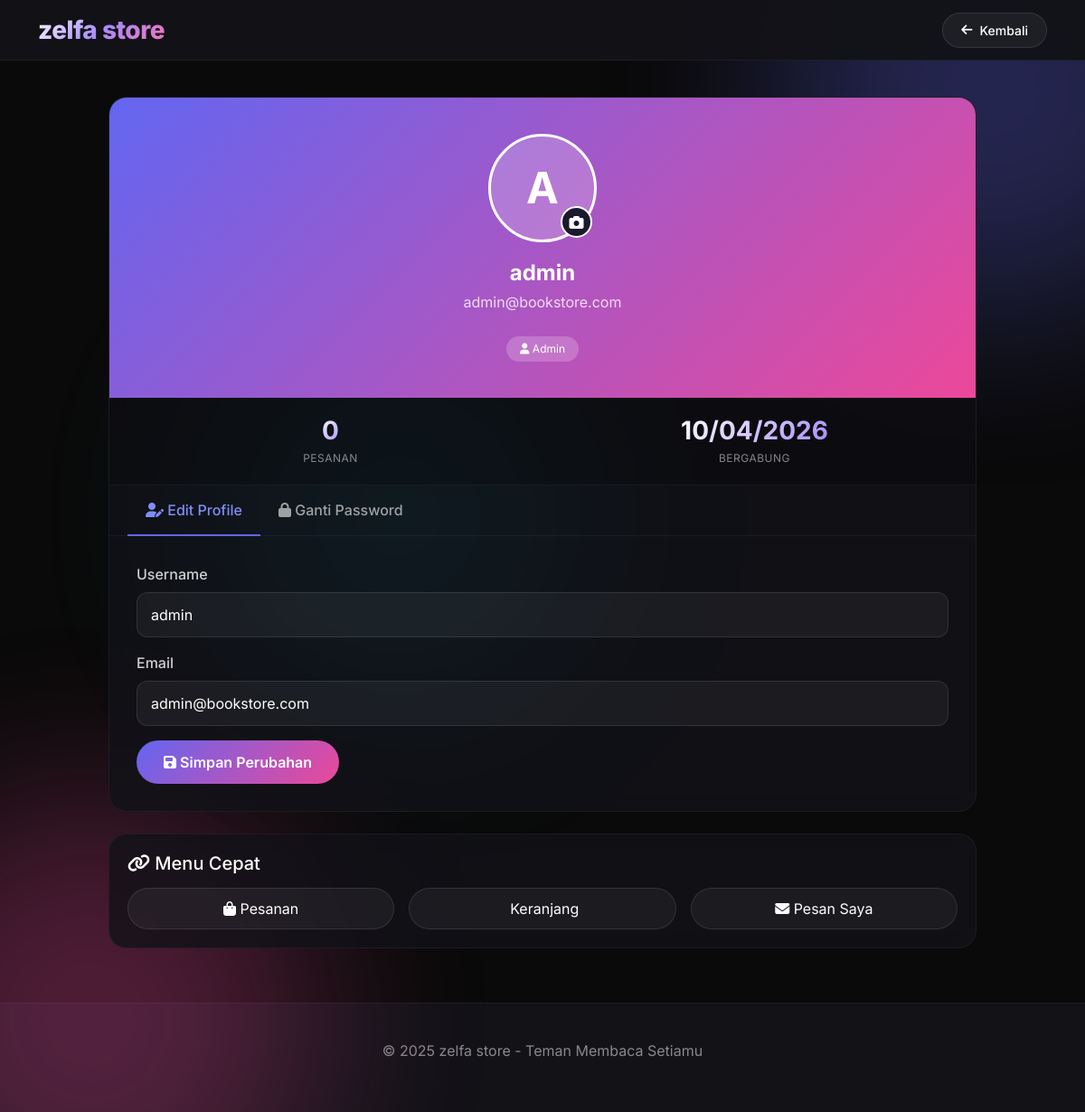
The app's page /profile.php (signed in) with its own data.
### tables this page shows
CREATE TABLE IF NOT EXISTS `users` (
  `id_user` int NOT NULL AUTO_INCREMENT,
  `username` varchar(50) NOT NULL,
  `email` varchar(100) DEFAULT NULL,
  `no_telepon` varchar(20) DEFAULT NULL,
  `alamat` text,
  `phone` varchar(20) DEFAULT NULL,
  `address` text,
  `password` varchar(255) NOT NULL,
  `nama_lengkap` varchar(100) NOT NULL,
  `role` enum('admin','user') NOT NULL DEFAULT 'user',
  `created_at` timestamp NOT NULL DEFAULT CURRENT_TIMESTAMP,
  `updated_at` timestamp NOT NULL DEFAULT CURRENT_TIMESTAMP,
  `foto_profil` varchar(255) DEFAULT NULL,
  PRIMARY KEY (`id_user`)
);

### profile.php (the view, shortened to what this page needs)
<?php
$servername = "localhost";
$username = "root";
$password = "";
$dbname = "bookstore";
$conn = new mysqli($servername, $username, $password, $dbname);
$userId = $_SESSION['user_id'];
$result = $conn->query("SELECT id_user, username, email, role, foto_profil, created_at FROM users WHERE id_user = $userId");
$userData = $result->fetch_assoc();
$totalOrders = $conn->query("SELECT COUNT(*) as total FROM orders WHERE id_user = $userId")->fetch_assoc()['total'];
?>
<!DOCTYPE html>
<html lang="en">
<head>
    <link href="https://cdn.jsdelivr.net/npm/bootstrap@5.1.3/dist/css/bootstrap.min.css" rel="stylesheet">
    <link rel="stylesheet" href="https://cdnjs.cloudflare.com/ajax/libs/font-awesome/6.4.0/css/all.min.css">
</head>
<body>
    <div class="bg-animation">
        <div class="bg-blur blur-1"></div>
        <div class="bg-blur blur-2"></div>
        <div class="bg-blur blur-3"></div>
    </div>
    <nav class="navbar navbar-expand-lg navbar-custom">
        <div class="container">
            <div class="logo-text">zelfa store</div>
            <a href="javascript:history.back()" class="btn-back">
                <i class="fas fa-arrow-left"></i> Kembali
            </a>
        </div>
    </nav>
    <div class="profile-container">
        <div class="profile-card">
            <div class="profile-header">
                <div class="profile-avatar">
                    <?php if (!empty($userData['foto_profil']) && file_exists('asset/profile/' . $userData['foto_profil'])): ?>
                        <img src="asset/profile/<?php echo $userData['foto_profil']; ?>" alt="Profile">
                    <?php else: ?>
                        <div class="avatar-placeholder">
                            <?php echo strtoupper(substr($userData['username'], 0, 1)); ?>
                        </div>
                    <?php endif; ?>
                    <div class="camera-icon" data-bs-toggle="modal" data-bs-target="#uploadModal">
                        <i class="fas fa-camera"></i>
                    </div>
                </div>
                <h3 class="profile-name"><?php echo htmlspecialchars($userData['username']); ?></h3>
                <p class="profile-email"><?php echo htmlspecialchars($userData['email']); ?></p>
                <span class="profile-role">
                    <i class="fas fa-user"></i> <?php echo $userData['role'] == 'admin' ? 'Admin' : 'Member'; ?>
                </span>
            </div>
            <div class="stats-grid">
                <div class="stat-item">
                    <div class="stat-number"><?php echo $totalOrders; ?></div>
                    <div class="stat-label">Pesanan</div>
                </div>
                <div class="stat-item">
                    <div class="stat-number"><?php echo date('d/m/Y', strtotime($userData['created_at'])); ?></div>
                    <div class="stat-label">Bergabung</div>
                </div>
            </div>
            <ul class="nav nav-tabs" role="tablist">
                <li class="nav-item">
                    <button class="nav-link active" data-bs-toggle="tab" data-bs-target="#editProfile">
                        <i class="fas fa-user-edit"></i> Edit Profile
                    </button>
                </li>
                <li class="nav-item">
                    <button class="nav-link" data-bs-toggle="tab" data-bs-target="#changePassword">
                        <i class="fas fa-lock"></i> Ganti Password
                    </button>
                </li>
            </ul>
            <div class="tab-content">
                <div class="tab-pane fade show active" id="editProfile">
                    <form method="POST">
                        <div class="mb-3">
                            <label class="form-label">Username</label>
                            <input type="text" class="form-control" name="username" value="<?php echo htmlspecialchars($userData['username']); ?>" required>
                        </div>
                        <div class="mb-3">
                            <label class="form-label">Email</label>
                            <input type="email" class="form-control" name="email" value="<?php echo htmlspecialchars($userData['email']); ?>" required>
                        </div>
                        <button type="submit" name="update_profile" class="btn-primary-custom">
                            <i class="fas fa-save"></i> Simpan Perubahan
                        </button>
                    </form>
                </div>
            </div>
        </div>
        <div class="profile-card mt-4">
            <div style="padding: 20px;">
                <h5 style="margin-bottom: 15px;"><i class="fas fa-link"></i> Menu Cepat</h5>
                <div class="row g-3">
                    <div class="col-md-4">
                        <a href="orders.php" class="btn btn-outline-custom w-100">
                            <i class="fas fa-shopping-bag"></i> Pesanan
                        </a>
                    </div>
                    <div class="col-md-4">
                        <a href="cart.php" class="btn btn-outline-custom w-100">
                            <i class="fas fa-cart"></i> Keranjang
                        </a>
                    </div>
                    <div class="col-md-4">
                        <a href="my_messages.php" class="btn btn-outline-custom w-100">
                            <i class="fas fa-envelope"></i> Pesan Saya
                        </a>
                    </div>
                </div>
            </div>
        </div>
    </div>
    <footer>
        <div class="container">
            <p>&copy; 2025 zelfa store - Teman Membaca Setiamu</p>
        </div>
    </footer>
</body>
</html>

### profile.php (style rules this page uses)
* { margin: 0; padding: 0; box-sizing: border-box; }
body { background: #0a0a0a; font-family: 'Inter', sans-serif; color: white; }
.bg-animation { position: fixed; top: 0; left: 0; width: 100%; height: 100%; z-index: 0; overflow: hidden; pointer-events: none; }
.bg-blur { position: absolute; width: 500px; height: 500px; border-radius: 50%; filter: blur(100px); opacity: 0.3; animation: floatBg 20s infinite ease-in-out; }
.blur-1 { background: #6366f1; top: -150px; right: -150px; }
.blur-2 { background: #ec4899; bottom: -150px; left: -150px; animation-delay: 5s; }
.blur-3 { background: #06b6d4; top: 30%; left: 20%; width: 400px; height: 400px; animation-delay: 10s; }
.navbar-custom { background: rgba(18,18,24,0.95); backdrop-filter: blur(20px); border-bottom: 1px solid rgba(255,255,255,0.05); padding: 12px 0; position: relative; z-index: 100; }
.logo-text { font-size: 28px; font-weight: 800; background: linear-gradient(135deg, #ffffff, #a78bfa, #f472b6); -webkit-background-clip: text; background-clip: text; color: transparent; text-decoration: none; letter-spacing: -0.5px; }
.btn-back { display: inline-flex; align-items: center; gap: 8px; background: rgba(255,255,255,0.05); border: 1px solid rgba(255,255,255,0.1); border-radius: 40px; padding: 8px 20px; color: white; font-size: 14px; font-weight: 500; text-decoration: none; transition: all 0.3s; }
.profile-container { position: relative; z-index: 10; max-width: 1000px; margin: 40px auto 60px; padding: 0 20px; }
.profile-card { background: rgba(18,18,24,0.8); backdrop-filter: blur(10px); border-radius: 20px; overflow: hidden; border: 1px solid rgba(255,255,255,0.05); }
.profile-header { background: linear-gradient(135deg, #6366f1, #ec4899); padding: 40px 30px; text-align: center; }
.profile-avatar { width: 120px; height: 120px; margin: 0 auto 20px; position: relative; }
.avatar-placeholder { width: 120px; height: 120px; border-radius: 50%; background: rgba(255,255,255,0.2); display: flex; align-items: center; justify-content: center; font-size: 48px; font-weight: bold; color: white; margin: 0 auto 20px; border: 3px solid white; }
.camera-icon { position: absolute; bottom: 5px; right: 5px; background: #1a1a2e; width: 35px; height: 35px; border-radius: 50%; display: flex; align-items: center; justify-content: center; cursor: pointer; color: white; border: 2px solid white; }
.profile-name { color: white; font-size: 24px; font-weight: bold; margin-bottom: 5px; }
.profile-email { color: rgba(255,255,255,0.8); }
.profile-role { display: inline-block; background: rgba(255,255,255,0.2); padding: 5px 15px; border-radius: 20px; font-size: 12px; color: white; margin-top: 10px; }
.stats-grid { display: grid; grid-template-columns: repeat(2, 1fr); padding: 20px; background: rgba(0,0,0,0.2); border-bottom: 1px solid rgba(255,255,255,0.05); gap: 20px; }
.stat-item { text-align: center; display: flex; flex-direction: column; align-items: center; justify-content: center; }
.stat-number { font-size: 28px; font-weight: 700; background: linear-gradient(135deg, #ffffff, #a78bfa); -webkit-background-clip: text; background-clip: text; color: transparent; line-height: 1.2; }
.stat-label { font-size: 12px; color: rgba(255,255,255,0.5); margin-top: 5px; text-transform: uppercase; letter-spacing: 0.5px; }
.nav-tabs { border-bottom: 1px solid rgba(255,255,255,0.05); padding: 0 20px; }
.nav-tabs .nav-link { color: rgba(255,255,255,0.6); border: none; padding: 15px 20px; font-weight: 500; transition: all 0.3s; }
.nav-tabs .nav-link.active { color: #818cf8; background: transparent; border-bottom: 2px solid #6366f1; }
.tab-content { padding: 30px; }
.form-control { background: rgba(255,255,255,0.05); border: 1px solid rgba(255,255,255,0.1); color: white; border-radius: 12px; padding: 12px 15px; }
.form-label { color: rgba(255,255,255,0.8); margin-bottom: 8px; font-weight: 500; }
.btn-primary-custom { background: linear-gradient(135deg, #6366f1, #ec4899); border: none; border-radius: 40px; padding: 12px 30px; font-weight: 600; color: white; transition: all 0.3s; }
.btn-outline-custom { background: rgba(255,255,255,0.05); border: 1px solid rgba(255,255,255,0.1); border-radius: 40px; padding: 10px; color: white; transition: all 0.3s; }
footer { background: rgba(18,18,24,0.95); border-top: 1px solid rgba(255,255,255,0.05); text-align: center; padding: 40px 0; margin-top: 60px; color: rgba(255,255,255,0.5); }

### records on screen
users: username "A", username "admin", email "admin@bookstore.com"
